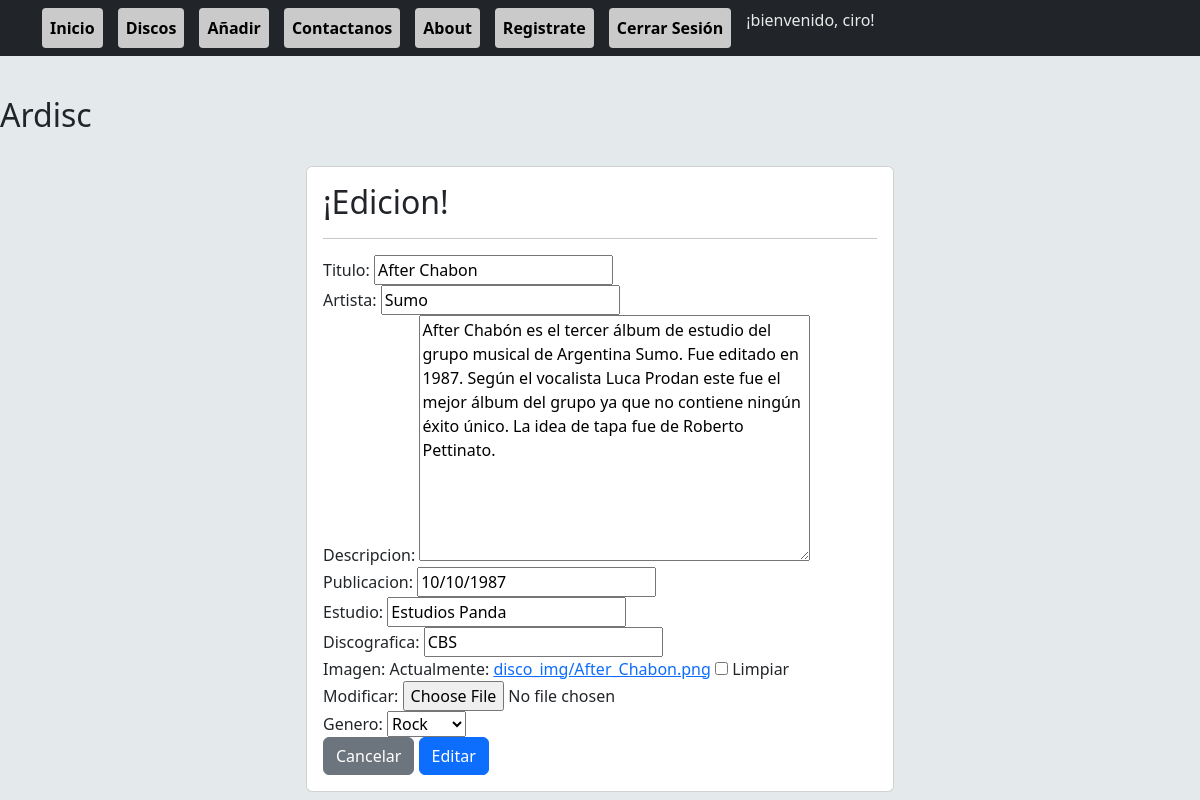
Screenshot of /Editar-Disco/1/ (signed in) with the database file from the repository.
### Aplicacion/models.py (models this page shows, shortened)
class Disco(models.Model):
    Titulo = models.CharField(max_length=40)
    Artista = models.CharField(max_length=40)
    Descripcion = models.TextField()
    Publicacion =  models.DateField()
    Estudio = models.CharField(max_length=40,null=True, blank=True)
    Discografica = models.CharField(max_length=40,null=True, blank=True)
    Imagen = models.ImageField(upload_to='disco_img/', null=True, blank=True)
    Genero = models.ForeignKey(Genero, on_delete=models.PROTECT)

### Aplicacion/views.py (the view)
# urls.py: path('Editar-Disco/<id>/', views.Editar_Disco, name="Editar-Disco"),
@login_required
@user_passes_test(is_admin)
def Editar_Disco(request, id):
    disco = Disco.objects.get(id=id)
    formulario = DiscoFormulario(instance=disco)
    if request.method == 'POST':
        formulario = DiscoFormulario(data=request.POST, instance=disco, files=request.FILES)
        if formulario.is_valid():
            formulario.save()
            return redirect('Disco-Editado')
    {'formulario' : formulario}
    return render(request, 'aplicacion/crud/editar.html', {'formulario': formulario})

### Aplicacion/forms.py
class DiscoFormulario(forms.ModelForm):
    class Meta:
        model = Disco
        fields = '__all__'

### Aplicacion/models.py (called while the page is built)
    def __str__(self):
        return self.Nombre

### Aplicacion/views.py (called while the page is built)
def is_admin(user):
    return user.is_superuser

### Aplicacion/templates/aplicacion/crud/editar.html (shortened to what this page needs)
{% extends 'aplicacion/inicio.html' %} {% load static %}
{% block '' %}
<br>
<div class="row">
    <div class="col-12 col-md-6 offset-md-3">
        <div class="card">
            <div class="card-body">
                <h2> ¡Edicion! </h2>
                <form action="" method="post">
                    <hr>
                    {{ formulario }}
                    <div class="d-flex justify-contend-end">
                        <input type="reset" value="Cancelar" class="btn btn-secondary">
                        <button type="submit" value="Editar" class="btn btn-primary">Editar</button>
                    </div>
                </form>
            </div>
        </div>
    </div>
</div>
{% endblock %}

### Aplicacion/templates/aplicacion/inicio.html (shortened to what this page needs)
{% load static %}
<!DOCTYPE html>
<html lang="en">
<head>
    <link href="https://cdn.jsdelivr.net/npm/bootstrap@5.3.3/dist/css/bootstrap.min.css" rel="stylesheet"
>
</head>
<body>
    <br><br><br><br>
    <h2> Ardisc </h2>
    <nav class="navbar navbar-expand-sm bg-dark navbar-dark py-2 fixed-top">
        <div class="container">
            <div class="collapse navbar-collapse" id="navmenu">
                <ul class="navbar-nav mr-auto">
                    <li class="nav-item"><a class="nav-link" href="{% url 'Inicio' %}">Inicio</a></li>
                    <li class="nav-item"><a class="nav-link" href="{% url 'Discos' %}">Discos</a></li>
                    <li class="nav-item"><a class="nav-link" href="{% url 'Agregar-Disco' %}">Añadir</a></li>
                    <li class="nav-item"><a class="nav-link" href="{% url 'Contacto' %}">Contactanos</a></li>
                    <li class="nav-item"><a class="nav-link" href="{% url 'About' %}">About</a></li>
                    <li class="nav-item"><a class="nav-link" href="{% url 'register' %}">Registrate</a></li>
                    {% if user.is_authenticated %}
                    <li class="nav-item"><a class="nav-link" href="{% url 'logout' %}">Cerrar Sesión</a></li>
                    <li class="nav-item">¡bienvenido, {{ user.username }}!</li>
                    {% else %}
                    <li class="nav-item"><a class="nav-link" href="{% url 'login' %}">Iniciar Sesión</a></li>
                    {% endif %}
                </ul>
            </div>
        </div>
    </nav>
</body>
{% block '' %}{% endblock %}
</html>

### Aplicacion/templates/aplicacion/inicio.html (style rules this page uses)
body { background-color: #3b666c22; }
.navbar-nav { list-style: none; padding: 0; margin: 0; }
.nav-item { display: inline; color: #e9e9e9; }
.nav-link { text-decoration: none; color: #000000; font-weight: bold; padding: 8px 12px; border-radius: 4px; background-color: #cacaca; transition: background-color 0.2s, color 0.2s; }
.navbar-nav .nav-item { margin-right: 15px; }

### rows the page displays
Disco: Titulo "After Chabon", Artista "Sumo", Descripcion "After Chabón es el tercer álbum de estudio del grupo musical de Argentina Sumo. Fue editado en 1987. Según el vocalista Luca Prodan este fue el mejor álbum del grupo ya que no contiene ningún éxito único. La idea de tapa fue de Roberto Pettinato.", Publicacion "10/10/1987", Estudio "Estudios Panda", Discografica "CBS", Genero "Rock"

### other values shown
{{ user.username }} "ciro"
